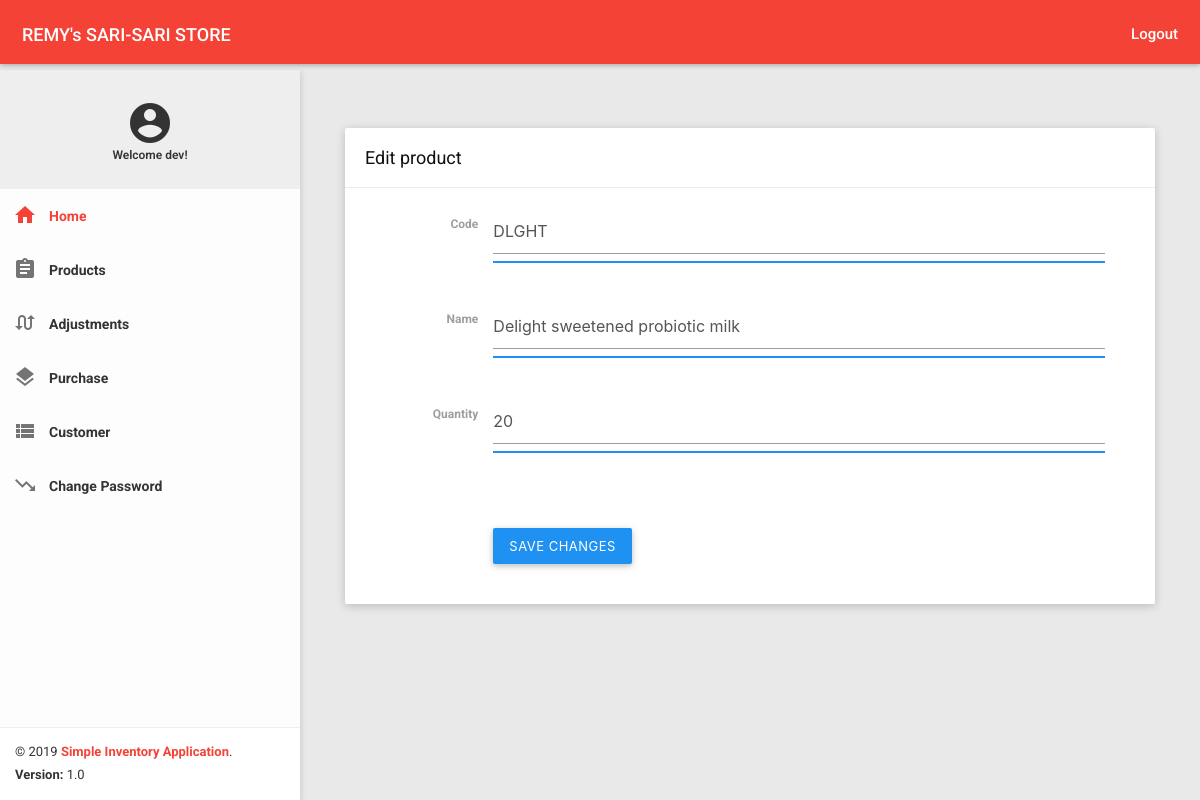
The app's page /edit_product/7 (signed in) with its own data.
### app.py (models this page shows, shortened)
class User(db.Model, UserMixin):
    __tablename__ = 'user'
    id = db.Column(db.Integer, primary_key=True)
    username = db.Column(db.String(10), unique=True)
    password = db.Column(db.String(200))

class Product(db.Model):
    __tablename__ = 'product'
    id = db.Column(db.Integer, primary_key=True)
    code = db.Column(db.String(30), unique=True)
    name = db.Column(db.String(50))
    quantity = db.Column(db.Integer)
    created_at = db.Column(db.DateTime, default=datetime.utcnow)
    updated_at = db.Column(db.DateTime, default=datetime.utcnow)
    adjustment_line = db.relationship('AdjustmentDetail',backref='adjustment_detail')
    purchase_line = db.relationship('PurchaseDetail',backref='purchase_detail')

### app.py (the view, shortened to what this page needs)
@app.route('/edit_product/<string:id>', methods=['POST', 'GET'])
@login_required
def edit_product(id):
    message, css_class, code, name, quantity = ('', '', '', '', '')
    edit_product = Product.query.filter_by(id=id).first_or_404()
    if edit_product:
        if request.method == 'GET':
            code = edit_product.code
            name = edit_product.name
            quantity = edit_product.quantity
            return render_template('edit_product.html', **locals())
    else:
        return 'Invalid Request'

### app.py (called while the page is built)
@login_manager.user_loader
def load_user(user_id):
    return User.query.get(int(user_id))

### templates/edit_product.html (shortened to what this page needs)
﻿{% extends 'base.html' %}
{% block customcss %}
    <link href="../static/all-themes.css" rel="stylesheet">
{% endblock %}
{% set bodyclass = 'theme-red' %}
{% block content %}
    {% include './includes/nav.html' %}
    <section class="content">
        <div class="container-fluid">
            <div class="row clearfix">
                <div class="col-lg-12 col-md-12 col-sm-12 col-xs-12">
                    <div class="card">
                        <div class="header">
                            <h2>
                                Edit product
                            </h2>
                        </div>
                        <div class="body">
                            <form class="form-horizontal" method="POST" action="">
                                <div class="row clearfix">
                                    <div class="col-lg-2 col-md-2 col-sm-4 col-xs-5 form-control-label">
                                        <label for="email_address_2">Code</label>
                                    </div>
                                    <div class="col-lg-10 col-md-10 col-sm-8 col-xs-7">
                                        <div class="form-group">
                                            <div class="form-line">
                                                <input type="text" name="code" class="form-control" value="{{ code }}">
                                            </div>
                                        </div>
                                    </div>
                                </div>
                                <div class="row clearfix">
                                    <div class="col-lg-2 col-md-2 col-sm-4 col-xs-5 form-control-label">
                                        <label for="email_address_2">Name</label>
                                    </div>
                                    <div class="col-lg-10 col-md-10 col-sm-8 col-xs-7">
                                        <div class="form-group">
                                            <div class="form-line">
                                                <input type="text" name="name" class="form-control" value="{{ name }}">
                                            </div>
                                        </div>
                                    </div>
                                </div>
                                <div class="row clearfix">
                                    <div class="col-lg-2 col-md-2 col-sm-4 col-xs-5 form-control-label">
                                        <label for="email_address_2">Quantity</label>
                                    </div>
                                    <div class="col-lg-10 col-md-10 col-sm-8 col-xs-7">
                                        <div class="form-group">
                                            <div class="form-line">
                                                <input type="number" name="quantity" class="form-control" value="{{ quantity }}">
                                            </div>
                                        </div>
                                    </div>
                                </div>
                                <div class="row clearfix">
                                    <div class="col-lg-offset-2 col-md-offset-2 col-sm-offset-4 col-xs-offset-5">
                                        <button type="submit" class="btn btn-primary m-t-15 waves-effect">Save Changes</button>
                                    </div>
                                </div>
                            </form>
                        </div>
                    </div>
                </div>
            </div>
        </div>
    </section>
{% endblock %}

### templates/includes/nav.html (shortened to what this page needs)
    <nav class="navbar">
        <div class="container-fluid">
            <div class="navbar-header">
                <a class="navbar-brand" href="/home"><strong>REMY's SARI-SARI STORE</strong></a>
            </div>
            <div class="collapse navbar-collapse" id="navbar-collapse">
                <ul class="nav navbar-nav navbar-right">
                    <li><a href="/logout" class="js-search" data-close="true"><strong>Logout</strong></a></li>
                </ul>
            </div>
        </div>
    </nav>
    <section>
        <aside id="leftsidebar" class="sidebar">
            <div class="menu">
                <ul class="list">
                    <li class="header align-center">
                        <br>
                        <div class="demo-google-material-icon"> <i class="material-icons md-48">account_circle</i></div>
                        <span class="icon-name">
                            Welcome {{ current_user.username }}!
                        </span>
                        <br> <br>
                    </li>
                    <li class="active">
                        <a href="/home">
                            <i class="material-icons">home</i>
                            <span>Home</span>
                        </a>
                    </li>
                    <li>
                        <a href="/products">
                            <i class="material-icons">assignment</i>
                            <span>Products</span>
                        </a>
                    </li>
                    <li>
                        <a href="/adjustment">
                            <i class="material-icons">swap_calls</i>
                            <span>Adjustments</span>
                        </a>
                    </li>
                    <li>
                        <a href="/purchase">
                            <i class="material-icons">layers</i>
                            <span>Purchase</span>
                        </a>
                    </li>
                    <li>
                        <a href="/customers">
                            <i class="material-icons">view_list</i>
                            <span>Customer</span>
                        </a>
                    </li>
                    <li>
                        <a href="/changepassword">
                            <i class="material-icons">trending_down</i>
                            <span>Change Password</span>
                        </a>
                    </li>
                </ul>
            </div>
            <div class="legal">
                <div class="copyright">
                    &copy; 2019 <a href="javascript:void(0);">Simple Inventory Application</a>.
                </div>
                <div class="version">
                    <b>Version: </b> 1.0
                </div>
            </div>
        </aside>
    </section>

### static/waves.css (style rules this page uses)
.waves-effect { position: relative; cursor: pointer; display: inline-block; overflow: hidden; -webkit-user-select: none; -moz-user-select: none; -ms-user-select: none; user-select: none; -webkit-tap-highlight-color: transparent; }
.waves-block { display: block; }

### static/all-themes.css (style rules this page uses)
.theme-red .navbar-brand { color: #fff; }
.theme-red .nav > li > a { color: #fff; }
.theme-red .sidebar .menu .list li.active { background-color: transparent; }
.theme-red .sidebar .menu .list li.active > :first-child i, .theme-red .sidebar .menu .list li.active > :first-child span { color: #F44336; }
.theme-red .sidebar .menu .list .toggled { background-color: transparent; }
.theme-red .sidebar .legal { background-color: #fff; }
.theme-red .sidebar .legal .copyright a { color: #F44336 !important; }

### records on screen
User: username "dev"
Product: code "DLGHT", name "Delight sweetened probiotic milk"
